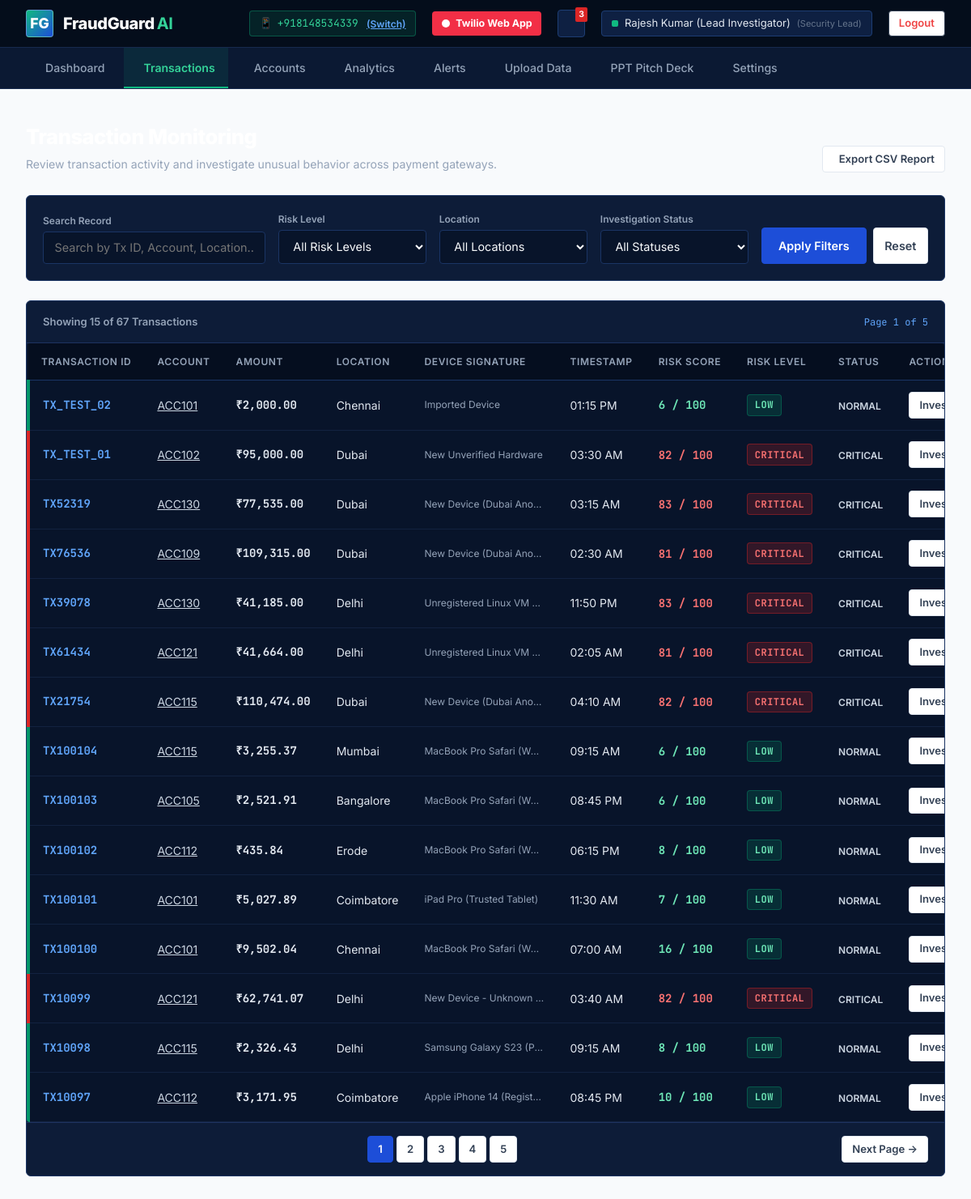
The app's page /transactions (signed in), older data.
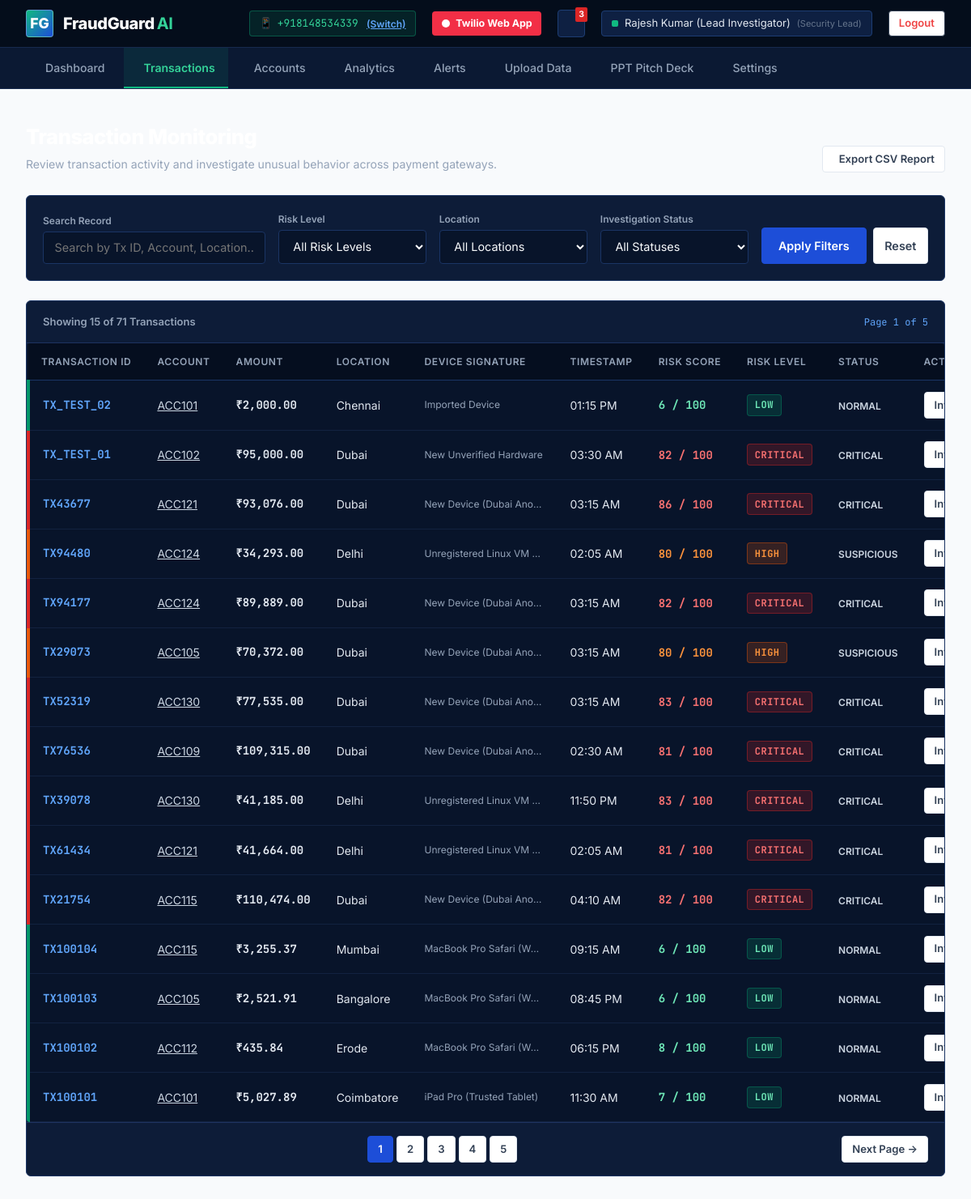
The same page, newer data.
### tables this page shows
CREATE TABLE transactions (
            id INTEGER PRIMARY KEY AUTOINCREMENT,
            transaction_id TEXT UNIQUE NOT NULL,
            account_id TEXT NOT NULL,
            recipient_account_id TEXT,
            amount REAL NOT NULL,
            avg_amount REAL NOT NULL,
            location TEXT NOT NULL,
            time_str TEXT NOT NULL,
            device TEXT NOT NULL,
            new_device INTEGER DEFAULT 0,
            transactions_10min INTEGER DEFAULT 1,
            rule_score INTEGER DEFAULT 0,
            ml_score INTEGER DEFAULT 0,
            risk_score INTEGER DEFAULT 0,
            risk_level TEXT DEFAULT 'LOW',
            status TEXT DEFAULT 'NORMAL',
            flagged_reasons TEXT DEFAULT '[]',
            created_at TIMESTAMP DEFAULT CURRENT_TIMESTAMP
        );

### app.py (the view)
@app.route('/transactions')
@login_required
def transactions_view():
    risk_filter = request.args.get('risk', 'ALL')
    location_filter = request.args.get('location', 'ALL')
    status_filter = request.args.get('status', 'ALL')
    search_query = request.args.get('search', '')
    page = int(request.args.get('page', 1))
    per_page = 15
    offset = (page - 1) * per_page
    tx_list, total_count = get_all_transactions(
        limit=per_page,
        offset=offset,
        filter_risk=risk_filter,
        filter_location=location_filter,
        filter_status=status_filter,
        search=search_query
    )
    total_pages = max(1, (total_count + per_page - 1) // per_page)
    return render_template(
        'transactions.html',
        transactions=tx_list,
        total_count=total_count,
        page=page,
        total_pages=total_pages,
        risk_filter=risk_filter,
        location_filter=location_filter,
        status_filter=status_filter,
        search_query=search_query
    )

### app.py (called while the page is built)
@app.context_processor
def inject_telephony_context():
    creds = get_telephony_credentials()
    user_phone = session.get('user_phone') or creds.get('default_phone', '+918148534339')
    return {
        'active_user_phone': user_phone,
        'twilio_configured': creds.get('is_configured', False),
        'twilio_sid': creds.get('sid', ''),
        'twilio_from_phone': creds.get('from_phone', ''),
        'twilio_web_voice_url': TWILIO_WEB_APP_URLS['voice_console'],
        'twilio_web_sms_url': TWILIO_WEB_APP_URLS['sms_console'],
        'twilio_call_logs_url': TWILIO_WEB_APP_URLS['call_logs'],
        'twilio_sms_logs_url': TWILIO_WEB_APP_URLS['sms_logs'],
        'twilio_verified_numbers_url': TWILIO_WEB_APP_URLS['verified_caller_ids'],
        'twilio_manage_numbers_url': TWILIO_WEB_APP_URLS['incoming_numbers']
    }

### database.py (called while the page is built)
def get_db_connection():
    os.makedirs(os.path.dirname(DB_PATH), exist_ok=True)
    conn = sqlite3.connect(DB_PATH, timeout=30.0)
    conn.row_factory = sqlite3.Row
    return conn

### templates/transactions.html (shortened to what the changed rows need)
{% extends "base.html" %}
{% block content %}
<div class="app-main-content">
    <div style="margin-bottom: 1.75rem; display: flex; justify-content: space-between; align-items: flex-end;">
        <div>
            <h1 style="font-size: 1.6rem; font-weight: 800; color: #FFFFFF; letter-spacing: -0.02em;">
            </h1>
        </div>
    </div>
    <div class="panel-card" style="padding: 0;">
        <div style="padding: 1rem 1.25rem; border-bottom: 1px solid #1E3360; display: flex; justify-content: space-between; align-items: center;">
            <span style="font-size: 13px; color: #94A3B8; font-weight: 600;">
                Showing {{ transactions|length }} of {{ total_count }} Transactions
            </span>
            <span class="mono" style="font-size: 12px; color: #60A5FA;">
                Page {{ page }} of {{ total_pages }}
            </span>
        </div>
        <div class="table-responsive-container" style="border: none;">
            <table class="fraud-table">
                <thead>
                    <tr>
                        <th>Transaction ID</th>
                        <th>Account</th>
                        <th>Amount</th>
                        <th>Location</th>
                        <th>Device Signature</th>
                        <th>Timestamp</th>
                        <th>Risk Score</th>
                        <th>Risk Level</th>
                        <th>Status</th>
                        <th>Action</th>
                    </tr>
                </thead>
                <tbody>
                    {% for tx in transactions %}
                    <tr class="risk-{{ tx.risk_level.lower() }}">
                        <td style="font-weight: 700; font-family: 'JetBrains Mono', monospace; color: #60A5FA;">
                            {{ tx.transaction_id }}
                        </td>
                        <td>
                            <a href="{{ url_for('account_details_view', account_id=tx.account_id) }}" style="color: #CBD5E1; text-decoration: underline;">
                                {{ tx.account_id }}
                            </a>
                        </td>
                        <td style="font-weight: 700; font-family: 'JetBrains Mono', monospace;">
                            ₹{{ "{:,.2f}".format(tx.amount) }}
                        </td>
                        <td>{{ tx.location }}</td>
                        <td style="font-size: 12px; color: #94A3B8; max-width: 180px; overflow: hidden; text-overflow: ellipsis;">
                            {{ tx.device }}
                        </td>
                        <td>{{ tx.time_str }}</td>
                        <td>
                            <span class="mono" style="font-weight: 700; color: {% if tx.risk_score >= 81 %}#F87171{% elif tx.risk_score >= 61 %}#FB923C{% elif tx.risk_score >= 31 %}#FCD34D{% else %}#6EE7B7{% endif %};">
                                {{ tx.risk_score }} / 100
                            </span>
                        </td>
                        <td>
                            <span class="risk-tag {{ tx.risk_level.lower() }}">{{ tx.risk_level }}</span>
                        </td>
                        <td>
                            <span style="font-size: 12px; font-weight: 600; color: #CBD5E1;">{{ tx.status }}</span>
                        </td>
                        <td>
                            <a href="{{ url_for('transaction_details_view', tx_id=tx.transaction_id) }}" class="btn btn-secondary btn-sm">
                                Investigate &rarr;
                            </a>
                        </td>
                    </tr>
                    {% else %}
                    <tr>
                        <td colspan="10" style="text-align: center; padding: 2rem; color: #94A3B8;">
                            No transactions found matching the applied filter criteria.
                        </td>
                    </tr>
                    {% endfor %}
                </tbody>
            </table>
        </div>
        {% if total_pages > 1 %}
        <div style="padding: 1rem 1.25rem; border-top: 1px solid #1E3360; display: flex; justify-content: space-between; align-items: center;">
            <div style="display: flex; gap: 4px;">
                {% for p in range(1, total_pages + 1) %}
                <a href="{{ url_for('transactions_view', page=p, risk=risk_filter, location=location_filter, status=status_filter, search=search_query) }}" class="btn btn-sm {% if p == page %}btn-primary{% else %}btn-secondary{% endif %}" style="min-width: 32px;">
                    {{ p }}
                </a>
                {% endfor %}
            </div>
        </div>
        {% endif %}
    </div>
</div>
{% endblock %}

Row changes from the older to the newer data that the page shows:
no longer on this page (row unchanged): transactions: transaction_id "TX100100", account_id "ACC101", amount "9,502.04", location "Chennai", device "MacBook Pro Safari (W…", time_str "07:00 AM", risk_score "16", risk_level "LOW", status "NORMAL"
no longer on this page (row unchanged): transactions: transaction_id "TX10099", account_id "ACC121", amount "62,741.07", location "Delhi", device "New Device - Unknown…", time_str "03:40 AM", risk_score "82", risk_level "CRITICAL", status "CRITICAL"
no longer on this page (row unchanged): transactions: transaction_id "TX10098", account_id "ACC115", amount "2,326.43", location "Delhi", device "Samsung Galaxy S23 (P…", time_str "09:15 AM", risk_score "8", risk_level "LOW", status "NORMAL"
no longer on this page (row unchanged): transactions: transaction_id "TX10097", account_id "ACC112", amount "3,171.95", location "Coimbatore", device "Apple iPhone 14 (Regist…", time_str "08:45 PM", risk_score "10", risk_level "LOW", status "NORMAL"
added transactions: transaction_id "TX43677", account_id "ACC121", amount "93,076.00", location "Dubai", device "New Device (Dubai Ano…", time_str "03:15 AM", risk_score "86", risk_level "CRITICAL", status "CRITICAL"
added transactions: transaction_id "TX94480", account_id "ACC124", amount "34,293.00", location "Delhi", device "Unregistered Linux VM…", time_str "02:05 AM", risk_score "80", risk_level "HIGH", status "SUSPICIOUS"
added transactions: transaction_id "TX94177", account_id "ACC124", amount "89,889.00", location "Dubai", device "New Device (Dubai Ano…", time_str "03:15 AM", risk_score "82", risk_level "CRITICAL", status "CRITICAL"
added transactions: transaction_id "TX29073", account_id "ACC105", amount "70,372.00", location "Dubai", device "New Device (Dubai Ano…", time_str "03:15 AM", risk_score "80", risk_level "HIGH", status "SUSPICIOUS"
Text that changed along with them:
{{ total_count }}: "67" → "71"
